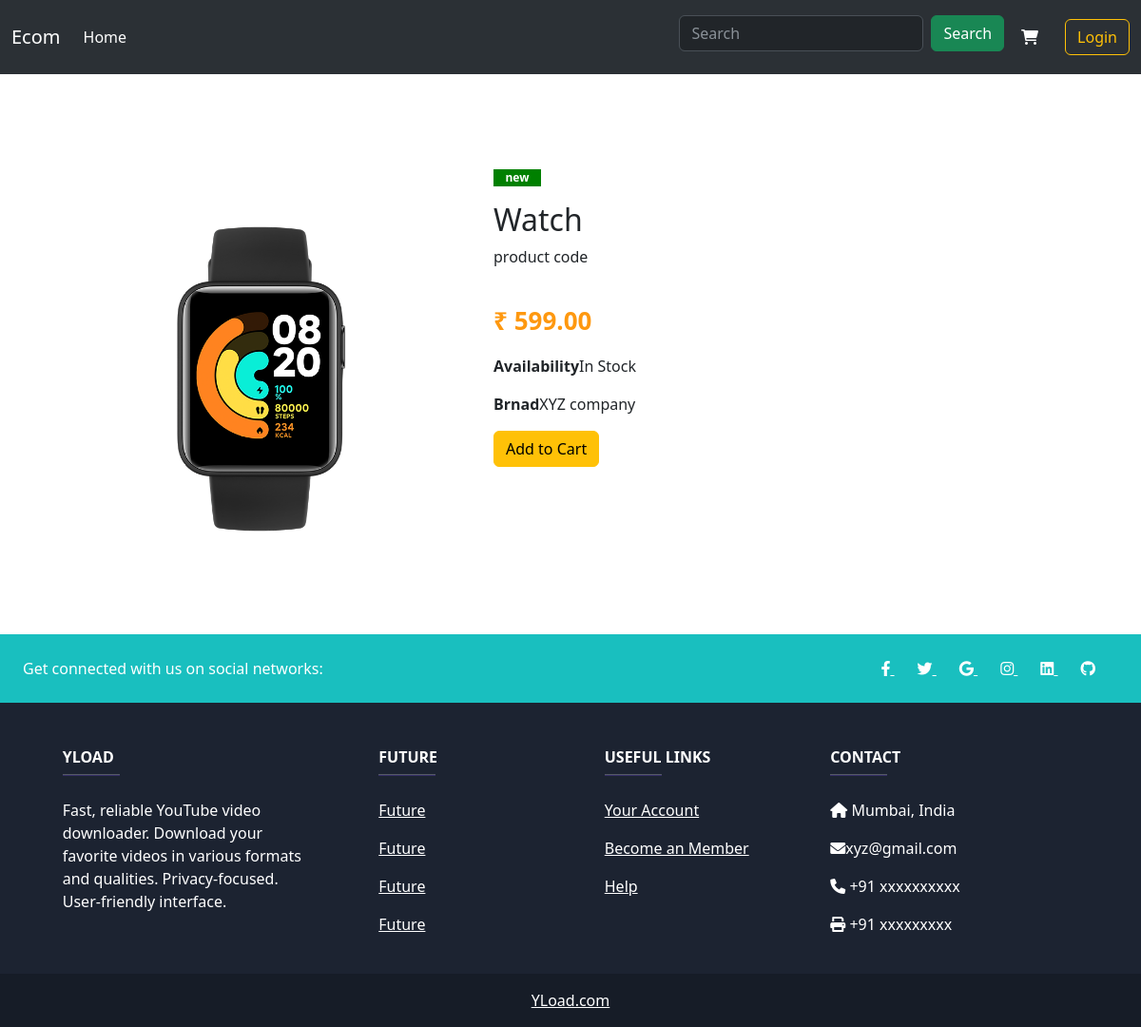
The app's page /pview/4 with its own data.
### store/models.py (models this page shows, shortened)
class Product(models.Model):
    p_name = models.CharField(max_length=200)
    price = models.FloatField()
    catagory = models.CharField(max_length=100)
    img = models.ImageField(null=True,blank=True)
    @property
    def imgURL(self):
        try:
            url = self.img.url
        except:
            url = ""
        return url

### store/views.py (the view)
# urls.py: path('pview/<int:pk>',views.pView,name='pview'),
def pView(request,pk):
    try:
        product = Product.objects.get(id=pk)
        context = {'product':product}
        return render(request,'store/view.html',context)
    except:
        return redirect('store')

### store/templates/store/view.html (shortened to what this page needs)
{% extends 'store/main.html' %}
{% load static %}
{% block content %}
<head>
</head>
<body>
    <div class="container">
        <div class="row">
        <div class="col-md-5">
            <div id="carouselExample" class="carousel slide">
                <div class="carousel-inner">
                  <div class="carousel-item active">
                    <img src="{{product.imgURL}}" class="d-block w-100 img1" alt="...">
                  </div>
                </div>
                <button class="carousel-control-prev" type="button" data-bs-target="#carouselExample" data-bs-slide="prev">
                  <span class="carousel-control-prev-icon" aria-hidden="true"></span>
                </button>
                <button class="carousel-control-next" type="button" data-bs-target="#carouselExample" data-bs-slide="next">
                  <span class="carousel-control-next-icon" aria-hidden="true"></span>
                </button>
              </div>
        </div>
        <div class="col-md-7">
            <p class="newarrival text-center">new</p>
            <h2>{{product.p_name}}</h2>
            <p>product code</p>
            <p class="price">₹ {{product.price | floatformat:2}}</p>
            <p><b>Availability</b>In Stock</p>
            <p><b>Brnad</b>XYZ company</p>
            <button class="btn btn-warning add-btn update-cart" data-product="{{product.id}}" data-action="add" >Add to Cart</button>
        </div>
    </div>
    </div>
</body>
<br>
<br>
{% endblock  %}

### store/templates/store/view.html (style rules this page uses)
.container { margin-top:100px; }
.newarrival { background:green; width:50px; color:white; font-size:12px; font-weight:bold; }
.price { color:#fe980f; font-size:26px; font-weight:bold; padding-top:20px; }

### records on screen
Product: imgURL (picture), p_name "Watch", price "599.00"
